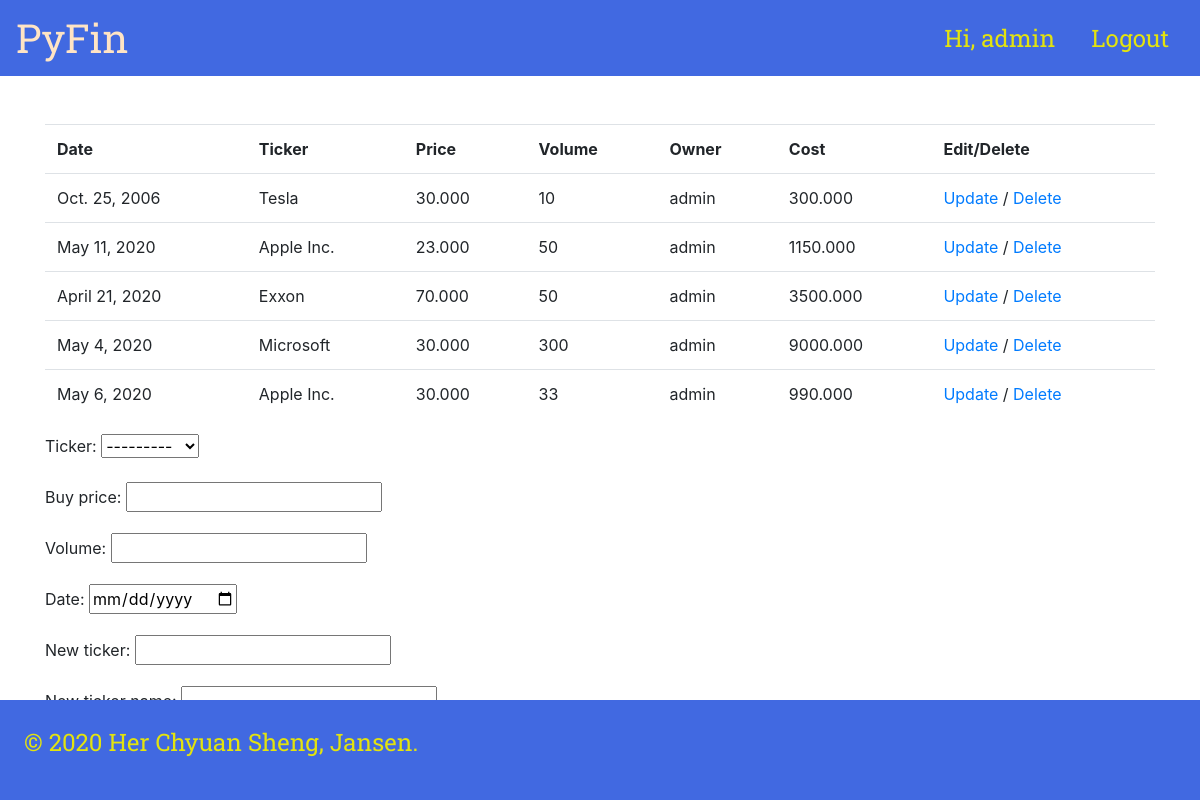
Screenshot of /portfolio/ (signed in) with the database file from the repository.
### portfolio/models.py (models this page shows, shortened)
class Trade(models.Model):
    buy_price = models.DecimalField(max_digits = 10, decimal_places=3)
    volume = models.PositiveIntegerField()
    ticker = models.ForeignKey('Ticker', on_delete = models.CASCADE)
    user = models.ForeignKey(User, on_delete = models.CASCADE,)
    date = models.DateField()
    @property
    def cost(self):
        return self.buy_price*self.volume

class Ticker(models.Model):
    ticker = models.CharField(max_length = 100)
    name = models.CharField(max_length = 200)
    def __str__(self):
        return self.name

### portfolio/views.py (the view, shortened to what this page needs)
# urls.py: path('', views.portfolio_view.as_view(), name = 'portfolio'),
class portfolio_view(LoginRequiredMixin,ListView):
    template_name = 'portfolio/portfolio.html'
    def get_queryset(self):
        if self.request.user.is_authenticated:
            user = self.request.user
            return Trade.objects.filter(user = user)
        else: return Trade.objects.all()
    def get_context_data(self, **kwargs):
        context = super().get_context_data(**kwargs)
        context['form'] = add_trade()
        return context

### forms.py (shortened to what this page needs)
class add_trade(forms.ModelForm):
    class Meta:
        model = Trade
        fields = ['ticker','buy_price', 'volume','date']
        widgets = {
            'date': DateInput
        }
    new_ticker = forms.CharField(max_length=30, required = False)
    new_ticker_name = forms.CharField(max_length=30, required = False)
    def __init__(self,*args, **kwargs):
        super(add_trade, self).__init__(*args, **kwargs)
        self.fields['ticker'].required = False

### portfolio/Templates/portfolio/portfolio.html (shortened to what this page needs)
{% extends 'FX/base.html' %}
{% block content %}
<table class="table table-hover">
    <tr>
        <th>Date</th>
        <th>Ticker</th>
        <th>Price</th>
        <th>Volume</th>
        <th>Owner</th>
        <th>Cost</th>
        <th>Edit/Delete</th>
    </tr>
    {%for trade in trade_list %}
        <tr>
            <td> {{trade.date}}</td>
            <td> {{trade.ticker}}</td>
            <td> {{trade.buy_price}}</td>
            <td> {{trade.volume}} </td>
            <td> {{trade.user}} </td>
            <td> {{trade.cost}}</td>
            <td>
                <a href="{% url 'portfolio:update_trade' trade.id%}">Update </a>/
                <a href="{% url 'portfolio:delete_trade' trade.id%}">Delete </a>
            </td>
        </tr>
    {% endfor %}
</table>
<form method = "POST">
    {{ form.as_p }}
    <button style="background-color:#F4EB16; color:blue" class="btn btn-outline-info" type="submit">Add Trade</button>
</form>
{% endblock %}

### FX/templates/FX/base.html (shortened to what this page needs)
<!doctype html>
<html lang="en">
  <head>
    <link rel="stylesheet" href="https://stackpath.bootstrapcdn.com/bootstrap/4.3.1/css/bootstrap.min.css">
    {% load static %}
    <link rel="stylesheet" type="text/css" href="{% static 'FX/style.css' %}">
  </head>
  <body>
    <nav class = "navbar nav-blue">
    	<a class = "nav-brand" href = "{% url 'homepage' %}"> PyFin </a>
    	<div class = "right-buttons">
        {% if user.is_authenticated %}
          <span class = "nav-button"> Hi, {{ user.username }} </span>
          <a class = "nav-button" href = "/logout/"> Logout </a>
        {% endif %}
        </div>
    </nav>
    <br><br>
    <div class = "container">
      {% block content %}
      {% endblock %}
    </div>
    <br>
    <div class = "footer">
		<p class="footer-content">&copy 2020 Her Chyuan Sheng, Jansen.</p>
    </div>
  </body>
</html>

### FX/static/FX/style.css (style rules this page uses)
.nav-blue { background-color: #4169E1; }
.nav-brand { font-family: 'Roboto Slab', serif; color: #FFE4C4; font-size: 250%; }
a:link { text-decoration: none; }
.nav-button { color: #e3e30e; font-size:150%; font-family: 'Roboto Slab', serif; padding:20px 15px; }
.right-buttons { float:right; }
.footer { background-color: #4169E1; width: 100%; padding:2%; position: absolute; bottom:0; }
.footer-content { color: #e3e30e; font-size:150%; font-family: 'Roboto Slab', serif; }

### rows the page displays
Trade: date "Oct. 25, 2006", ticker "Tesla", buy_price "30.000", volume "10", user "admin", cost "300.000"
Trade: date "May 11, 2020", ticker "Apple Inc.", buy_price "23.000", volume "50", user "admin", cost "1150.000"
Trade: date "April 21, 2020", ticker "Exxon", buy_price "70.000", volume "50", user "admin", cost "3500.000"
Trade: date "May 4, 2020", ticker "Microsoft", buy_price "30.000", volume "300", user "admin", cost "9000.000"
Trade: date "May 6, 2020", ticker "Apple Inc.", buy_price "30.000", volume "33", user "admin", cost "990.000"

### other values shown
{{ user.username }} "admin"
